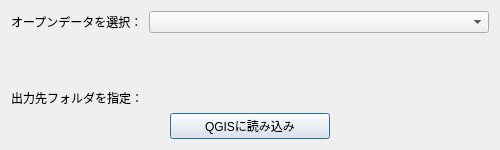
<?xml version="1.0" encoding="UTF-8"?>
<ui version="4.0">
 <class>GTFSViewerDockWidgetBase</class>
 <widget class="QDialog" name="GTFSViewerDockWidgetBase">
  <property name="geometry">
   <rect>
    <x>0</x>
    <y>0</y>
    <width>500</width>
    <height>150</height>
   </rect>
  </property>
  <property name="minimumSize">
   <size>
    <width>500</width>
    <height>150</height>
   </size>
  </property>
  <property name="windowTitle">
   <string>GTFS Viewer</string>
  </property>
  <layout class="QVBoxLayout" name="verticalLayout_2">
   <item>
    <layout class="QGridLayout" name="gridLayout">
     <item row="1" column="1">
      <widget class="QgsFileWidget" name="zipFileWidget">
       <property name="enabled">
        <bool>false</bool>
       </property>
       <property name="options">
        <set>QFileDialog::ReadOnly</set>
       </property>
      </widget>
     </item>
     <item row="0" column="1">
      <widget class="QComboBox" name="comboBox">
       <property name="sizePolicy">
        <sizepolicy hsizetype="Expanding" vsizetype="Fixed">
         <horstretch>0</horstretch>
         <verstretch>0</verstretch>
        </sizepolicy>
       </property>
      </widget>
     </item>
     <item row="0" column="0">
      <widget class="QLabel" name="label_2">
       <property name="text">
        <string>オープンデータを選択：</string>
       </property>
      </widget>
     </item>
     <item row="3" column="0">
      <widget class="QLabel" name="label">
       <property name="text">
        <string>出力先フォルダを指定：</string>
       </property>
      </widget>
     </item>
     <item row="3" column="1">
      <widget class="QgsFileWidget" name="outputDirFileWidget">
       <property name="storageMode">
        <enum>QgsFileWidget::GetDirectory</enum>
       </property>
      </widget>
     </item>
     <item row="2" column="1">
      <spacer name="verticalSpacer">
       <property name="orientation">
        <enum>Qt::Vertical</enum>
       </property>
       <property name="sizeHint" stdset="0">
        <size>
         <width>20</width>
         <height>40</height>
        </size>
       </property>
      </spacer>
     </item>
    </layout>
   </item>
   <item>
    <layout class="QVBoxLayout" name="verticalLayout">
     <item>
      <layout class="QHBoxLayout" name="horizontalLayout_5">
       <item>
        <spacer name="horizontalSpacer">
         <property name="orientation">
          <enum>Qt::Horizontal</enum>
         </property>
         <property name="sizeHint" stdset="0">
          <size>
           <width>40</width>
           <height>20</height>
          </size>
         </property>
        </spacer>
       </item>
       <item>
        <widget class="QPushButton" name="pushButton">
         <property name="sizePolicy">
          <sizepolicy hsizetype="Expanding" vsizetype="Fixed">
           <horstretch>0</horstretch>
           <verstretch>0</verstretch>
          </sizepolicy>
         </property>
         <property name="text">
          <string>QGISに読み込み</string>
         </property>
        </widget>
       </item>
       <item>
        <spacer name="horizontalSpacer_2">
         <property name="orientation">
          <enum>Qt::Horizontal</enum>
         </property>
         <property name="sizeHint" stdset="0">
          <size>
           <width>40</width>
           <height>20</height>
          </size>
         </property>
        </spacer>
       </item>
      </layout>
     </item>
    </layout>
   </item>
  </layout>
 </widget>
 <customwidgets>
  <customwidget>
   <class>QgsFileWidget</class>
   <extends>QWidget</extends>
   <header>qgsfilewidget.h</header>
  </customwidget>
 </customwidgets>
 <resources/>
 <connections/>
</ui>
